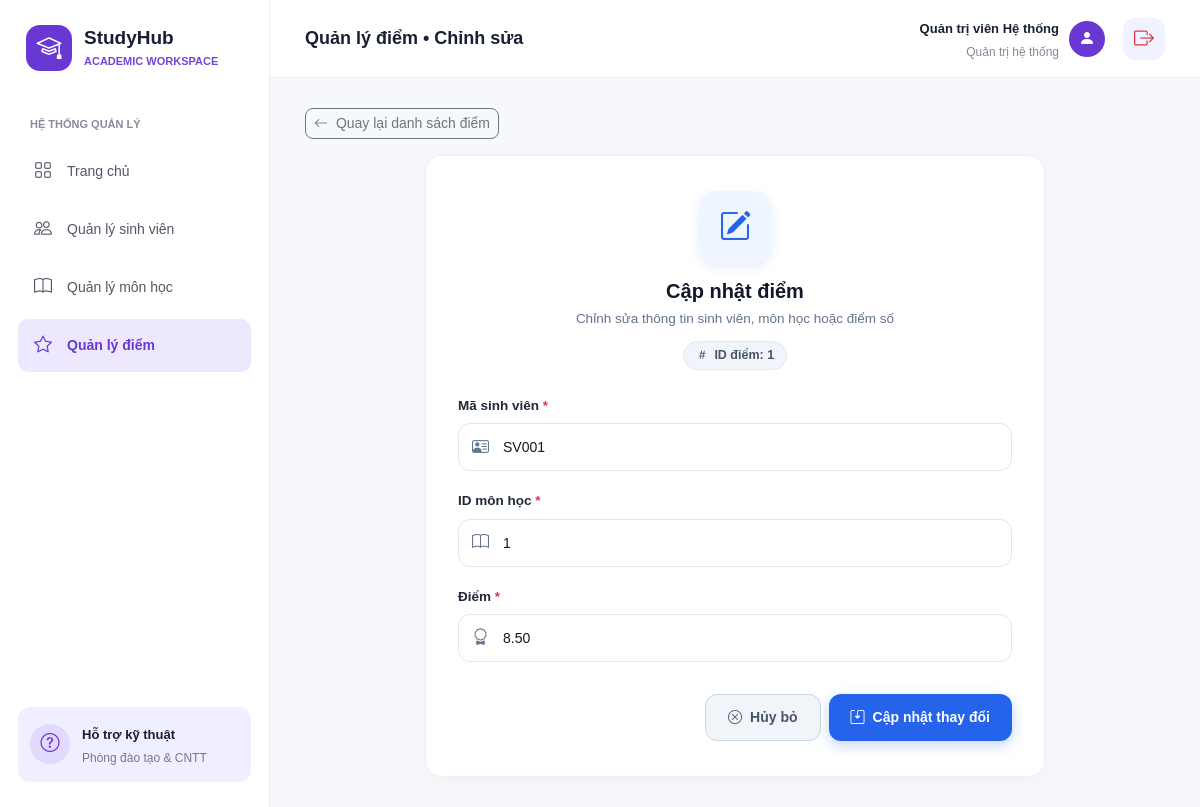
The page /public/index.php?controller=editGrade&id=1 (signed in) on the database its author committed.
### tables this page shows
CREATE TABLE IF NOT EXISTS grades (
    id INT PRIMARY KEY AUTO_INCREMENT,
    student_id INT NOT NULL,
    subject_id INT NOT NULL,
    score DECIMAL(4,2) NOT NULL,

    CONSTRAINT fk_grades_students
        FOREIGN KEY (student_id) REFERENCES students(id)
        ON DELETE CASCADE
        ON UPDATE CASCADE,

    CONSTRAINT fk_grades_subjects
        FOREIGN KEY (subject_id) REFERENCES subjects(id)
        ON DELETE CASCADE
        ON UPDATE CASCADE,

    CONSTRAINT chk_grades_score
        CHECK (score >= 0 AND score <= 10)
);

CREATE TABLE IF NOT EXISTS students (
  id            INT(11)      NOT NULL AUTO_INCREMENT,
  student_code  VARCHAR(50)  NOT NULL,
  full_name     VARCHAR(100) NOT NULL,
  email         VARCHAR(100) DEFAULT NULL,
  phone         VARCHAR(20)  DEFAULT NULL,
  class_name    VARCHAR(50)  DEFAULT NULL,
  date_of_birth DATE         DEFAULT NULL,
  gender        VARCHAR(10)  DEFAULT NULL,
    PRIMARY KEY (id),
  UNIQUE KEY student_code (student_code)
);

### app/services/GradeService.php (called while the page is built, shortened)
<?php
require_once APP_ROOT . '/app/models/Grade.php';
class GradeService
{
    public function getGradeById($id)
    {
        $dbConnection = new DBConnection();
        if ($dbConnection != null) {
            $conn = $dbConnection->getConnection();
            if ($conn != null) {
                [$nameColumn, $classColumn] = $this->getStudentColumns($conn);
                $sql = "SELECT g.*, s.student_code, s.$nameColumn AS student_name,
                               s.$classColumn AS student_class, sub.name AS subject_name
                        FROM grades g
                        INNER JOIN students s ON s.id = g.student_id
                        LEFT JOIN subjects sub ON sub.id = g.subject_id
                        WHERE g.id = :id";
                $stmt = $conn->prepare($sql);
                $stmt->execute(['id' => $id]);
                $row = $stmt->fetch(PDO::FETCH_ASSOC);
                if ($row) {
                    return new Grade(
                        $row['id'],
                        $row['student_id'],
                        $row['subject_id'],
                        $row['score'],
                        $row['student_code'],
                        $row['student_name'],
                        $row['student_class'],
                        $row['subject_name']
                    );
                }
            }
        }
        return null;
    }
    private function getStudentColumns(PDO $conn)
    {
        $stmt = $conn->query("SHOW COLUMNS FROM students");
        $columns = $stmt->fetchAll(PDO::FETCH_COLUMN, 0);
        $nameColumn = in_array('full_name', $columns, true)
            ? 'full_name'
            : (in_array('name', $columns, true) ? 'name' : null);
        $classColumn = in_array('class_name', $columns, true)
            ? 'class_name'
            : (in_array('class', $columns, true) ? 'class' : null);
        return [$nameColumn, $classColumn];
    }
}

### app/models/Grade.php (called while the page is built, shortened)
<?php
class Grade
{
    private $id;
    private $student_code;
    private $subject_id;
    private $score;
    public function __construct($id, $student_id, $subject_id, $score, $student_code = null, $name = null, $class_name = null, $subject_name = null)
    {
        $this->id = $id;
        $this->student_code = $student_code;
        $this->subject_id = $subject_id;
        $this->score = $score;
    }
    public function getId()
    {
        return $this->id;
    }
    public function getStudentCode()
    {
        return $this->student_code;
    }
    public function getSubjectId()
    {
        return $this->subject_id;
    }
    public function getScore()
    {
        return $this->score;
    }
}

### app/views/grade/edit.php (the view, shortened to what this page needs)
<!DOCTYPE html>
<html lang="vi">
<head>
    <link href="https://cdn.jsdelivr.net/npm/bootstrap@5.3.3/dist/css/bootstrap.min.css" rel="stylesheet">
    <link rel="stylesheet" href="https://cdn.jsdelivr.net/npm/bootstrap-icons@1.11.3/font/bootstrap-icons.min.css">
    <link rel="stylesheet" href="asset/css/style.css">
</head>
<body>
    <div class="dashboard">
        <aside class="sidebar">
            <a href="?controller=home" class="logo">
                <div class="logo-icon"><i class="bi bi-mortarboard"></i></div>
                <div class="logo-text">
                    <h4>StudyHub</h4>
                    <p>ACADEMIC WORKSPACE</p>
                </div>
            </a>
            <p class="menu-title">HỆ THỐNG QUẢN LÝ</p>
            <nav class="menu-links">
                <a href="?controller=home" class="menu-link"><i class="bi bi-grid"></i><span>Trang chủ</span></a>
                <a href="?controller=student&action=index" class="menu-link"><i class="bi bi-people"></i><span>Quản lý sinh viên</span></a>
                <a href="?controller=subject&action=index" class="menu-link"><i class="bi bi-book"></i><span>Quản lý môn học</span></a>
                <a href="?controller=grade&action=index" class="menu-link active"><i class="bi bi-star"></i><span>Quản lý điểm</span></a>
            </nav>
            <div class="support-box">
                <div class="support-icon"><i class="bi bi-question-circle"></i></div>
                <div><strong>Hỗ trợ kỹ thuật</strong><p>Phòng đào tạo &amp; CNTT</p></div>
            </div>
        </aside>
        <div class="main-area">
            <header class="top-header">
                <h5 class="header-title">Quản lý điểm • Chỉnh sửa</h5>
                <div class="header-right">
                    <div class="user-info">
                        <div class="text-end">
                            <strong><?= htmlspecialchars($_SESSION['user_name'] ?? 'Quản trị viên') ?></strong>
                            <p><?= (isset($_SESSION['user_role']) && $_SESSION['user_role'] === 'student') ? 'Sinh viên' : ((isset($_SESSION['user_role']) && $_SESSION['user_role'] === 'teacher') ? 'Giảng viên' : 'Quản trị hệ thống') ?></p>
                        </div>
                        <div class="user-icon" title="<?= htmlspecialchars($_SESSION['user_code'] ?? '') ?>"><i class="bi bi-person-fill"></i></div>
                        <a href="?controller=auth&action=logout" class="header-button text-danger text-decoration-none d-flex align-items-center justify-content-center ms-2" title="Đăng xuất" onclick="return confirm('Bạn có chắc chắn muốn đăng xuất?')"><i class="bi bi-box-arrow-right fs-5"></i></a>
                    </div>
                </div>
            </header>
            <main class="content">
                <div class="mb-3">
                    <a href="?controller=grade&action=index" class="btn btn-sm btn-outline-secondary" style="border-radius: 8px;">
                        <i class="bi bi-arrow-left me-1"></i> Quay lại danh sách điểm
                    </a>
                </div>
                <div class="form-card">
                    <div class="form-card-header">
                        <div class="edit-icon-box"><i class="bi bi-pencil-square"></i></div>
                        <h3 class="form-title">Cập nhật điểm</h3>
                        <p class="form-subtitle">Chỉnh sửa thông tin sinh viên, môn học hoặc điểm số</p>
                        <span class="grade-badge-id"><i class="bi bi-hash"></i> ID điểm: <?= htmlspecialchars((string)$grade->getId()) ?></span>
                    </div>
                    <form action="?controller=editGrade&id=<?= urlencode((string)$grade->getId()) ?>" method="POST">
                        <div class="form-group-custom">
                            <label for="student_code" class="form-label-custom">Mã sinh viên <span class="text-danger">*</span></label>
                            <div class="input-wrapper">
                                <span class="input-icon"><i class="bi bi-person-vcard"></i></span>
                                <input type="text" class="form-input-custom" id="student_code" name="student_code"
                                    value="<?= htmlspecialchars($studentCode ?? (string)$grade->getStudentCode()) ?>" required>
                            </div>
                        </div>
                        <div class="form-group-custom">
                            <label for="subject_id" class="form-label-custom">ID môn học <span class="text-danger">*</span></label>
                            <div class="input-wrapper">
                                <span class="input-icon"><i class="bi bi-book"></i></span>
                                <input type="number" class="form-input-custom" id="subject_id" name="subject_id"
                                    min="1" value="<?= htmlspecialchars((string)($subject_id ?? $grade->getSubjectId())) ?>" required>
                            </div>
                        </div>
                        <div class="form-group-custom">
                            <label for="score" class="form-label-custom">Điểm <span class="text-danger">*</span></label>
                            <div class="input-wrapper">
                                <span class="input-icon"><i class="bi bi-award"></i></span>
                                <input type="number" class="form-input-custom" id="score" name="score"
                                    min="0" max="10" step="0.01" value="<?= htmlspecialchars((string)($scoreInput ?? $grade->getScore())) ?>" required>
                            </div>
                        </div>
                        <div class="d-flex justify-content-end gap-2 mt-4 pt-2">
                            <a href="?controller=grade&action=index" class="btn-cancel-custom">
                                <i class="bi bi-x-circle"></i><span>Hủy bỏ</span>
                            </a>
                            <button type="submit" name="btn_update" class="btn-submit-blue">
                                <i class="bi bi-save2"></i><span>Cập nhật thay đổi</span>
                            </button>
                        </div>
                    </form>
                </div>
            </main>
        </div>
    </div>
</body>
</html>

### public/asset/css/style.css (style rules this page uses)
* { box-sizing: border-box; }
body { margin: 0; font-family: Arial, sans-serif; background-color: #f7f8fc; color: #172033; }
.dashboard { display: flex; min-height: 100vh; }
.sidebar { width: 270px; min-width: 270px; background-color: #ffffff; border-right: 1px solid #eeeeF5; display: flex; flex-direction: column; padding: 25px 18px; }
.logo { display: flex; align-items: center; gap: 12px; padding: 0 8px; margin-bottom: 45px; text-decoration: none; color: #172033; }
.logo-icon { width: 46px; height: 46px; background-color: #6938d3; color: white; border-radius: 14px; display: flex; justify-content: center; align-items: center; font-size: 25px; }
.logo-text h4 { font-size: 19px; font-weight: bold; margin: 0; }
.logo-text p { font-size: 11px; color: #7545d5; font-weight: bold; margin: 3px 0 0; }
.menu-title { font-size: 11px; color: #8b8b9b; font-weight: bold; margin: 0 0 12px 12px; }
.menu-link { display: flex; align-items: center; gap: 13px; padding: 13px 14px; margin-bottom: 5px; border-radius: 10px; text-decoration: none; color: #555567; font-size: 14px; transition: 0.2s; }
.menu-link i { font-size: 18px; width: 22px; text-align: center; }
.menu-link.active { background-color: #eee8ff; color: #6938d3; font-weight: bold; }
.support-box { margin-top: auto; display: flex; align-items: center; gap: 12px; background-color: #f0efff; padding: 15px 12px; border-radius: 12px; }
.support-icon { width: 40px; height: 40px; flex-shrink: 0; border-radius: 50%; background-color: #e2d9ff; color: #6938d3; display: flex; align-items: center; justify-content: center; font-size: 19px; }
.support-box strong { font-size: 13px; }
.support-box p { font-size: 12px; color: #77778a; margin: 3px 0 0; }
.main-area { flex: 1; min-width: 0; }
.top-header { height: 78px; background-color: #ffffff; border-bottom: 1px solid #eeeeF5; display: flex; align-items: center; justify-content: space-between; padding: 0 35px; }
.header-title { font-size: 18px; font-weight: bold; margin: 0; }
.header-right { display: flex; align-items: center; gap: 15px; }
.header-button { width: 42px; height: 42px; border: none; border-radius: 12px; background-color: #f0f2ff; color: #56566b; font-size: 18px; }
.user-info { display: flex; align-items: center; gap: 10px; }
.user-info strong { font-size: 13px; }
.user-info p { font-size: 12px; color: #888899; margin: 3px 0 0; }
.user-icon { width: 36px; height: 36px; border-radius: 50%; background-color: #6938d3; color: white; display: flex; justify-content: center; align-items: center; }
.content { padding: 30px 35px; }

### rows shown on the page
grades: id "1", student_code "SV001", subject_id "1", score "8.50"

### other values the page prints
$_SESSION['user_name'] "Quản trị viên Hệ thống"
